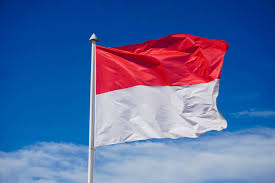
#> input picture indonesia 2.jpeg, 275 x 183 px
$ jupyter execute Ramalingam_240843.ipynb
#> lines starting #> are read from the running program, lines starting #| are printed output that depends on the picture
[cell 1]
import numpy as np
import pandas as pd

import cv2
import matplotlib.pylab as plt

plt.style.use('ggplot')

uploading **images**

[cell 2]
from google.colab import files
uploaded = files.upload()
#> the answer given: indonesia 2.jpeg

[cell 3]
from PIL import Image
cat_file = next(iter(uploaded))

[cell 4]
img_mpl = plt.imread(cat_file)
#> img_mpl is the input picture: shape (183, 275, 3); mean R, G, B 84.8, 107.6, 161.7
img_cv2 = cv2.imread(cat_file)
img_mpl.shape
#> Out = (183, 275, 3)

[cell 5]
pd.Series(img_mpl.flatten()).plot(kind='hist',title='Distribution of pixel values')
plt.show()
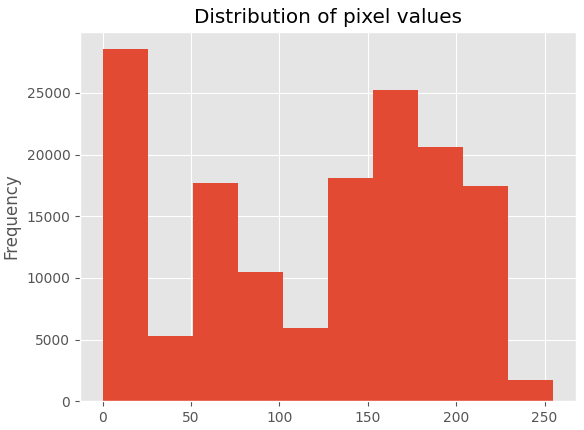
#> figure drawn by matplotlib, 1 panel; tallest bar 28539 high, from x = 0 to 25.5

Displaying the images

[cell 6]
fig,ax = plt.subplots(figsize=(10,10))
ax.imshow(img_mpl)
ax.axis('off')
plt.show()

[cell 7]
fig, axs = plt.subplots(1, 3, figsize=(15, 5))
axs[0].imshow(img_mpl[:,:,0], cmap='Reds')
axs[1].imshow(img_mpl[:,:,1], cmap='Greens')
axs[2].imshow(img_mpl[:,:,2], cmap='Blues')
axs[0].axis('off')
axs[1].axis('off')
axs[2].axis('off')
axs[0].set_title('Red channel')
axs[1].set_title('Green channel')
axs[2].set_title('Blue channel')
plt.show()
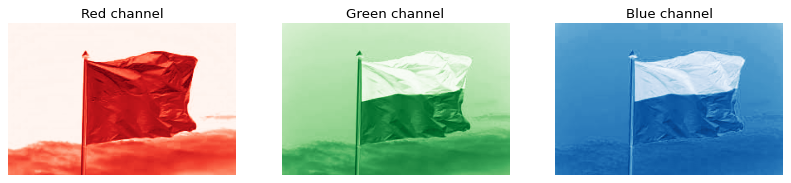
#> figure drawn by matplotlib, 3 panels

[cell 8]
fig, axs = plt.subplots(1, 2, figsize=(10, 5))
axs[0].imshow(img_cv2)
axs[1].imshow(img_mpl)
axs[0].axis('off')
axs[1].axis('off')
axs[0].set_title('CV2 Image')
axs[1].set_title('Matplotlib Image')
plt.show()
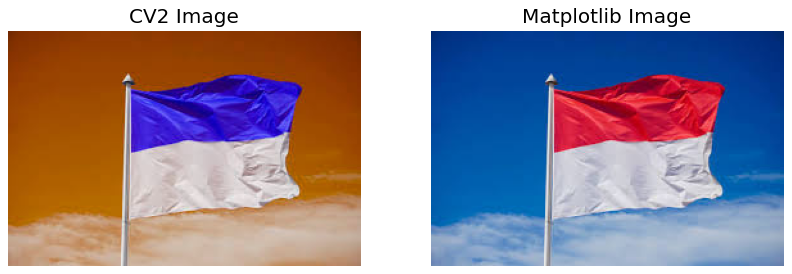
#> figure drawn by matplotlib, 2 panels; B, G, R data is drawn as R, G, B
